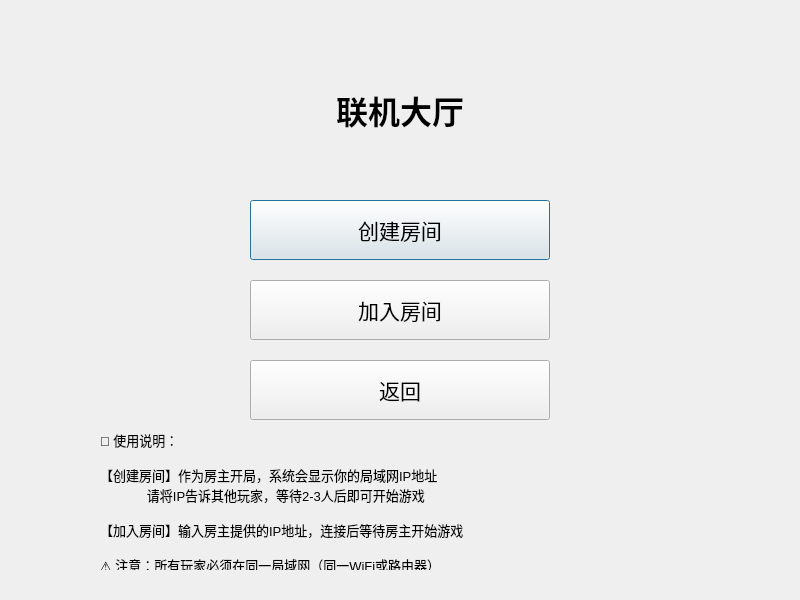
<?xml version="1.0" encoding="UTF-8"?>
<ui version="4.0">
 <class>LobbyScene</class>
 <widget class="QDialog" name="LobbyScene">
  <property name="geometry">
   <rect>
    <x>0</x>
    <y>0</y>
    <width>800</width>
    <height>600</height>
   </rect>
  </property>
  <property name="windowTitle">
   <string>联机大厅</string>
  </property>
  <widget class="QLabel" name="label">
   <property name="geometry">
    <rect>
     <x>200</x>
     <y>80</y>
     <width>400</width>
     <height>60</height>
    </rect>
   </property>
   <property name="font">
    <font>
     <family>Microsoft YaHei UI</family>
     <pointsize>24</pointsize>
     <bold>true</bold>
    </font>
   </property>
   <property name="text">
    <string>联机大厅</string>
   </property>
   <property name="alignment">
    <set>Qt::AlignCenter</set>
   </property>
  </widget>
  <widget class="QPushButton" name="createRoomBtn">
   <property name="geometry">
    <rect>
     <x>250</x>
     <y>200</y>
     <width>300</width>
     <height>60</height>
    </rect>
   </property>
   <property name="font">
    <font>
     <family>Microsoft YaHei UI</family>
     <pointsize>16</pointsize>
    </font>
   </property>
   <property name="text">
    <string>创建房间</string>
   </property>
  </widget>
  <widget class="QPushButton" name="joinRoomBtn">
   <property name="geometry">
    <rect>
     <x>250</x>
     <y>280</y>
     <width>300</width>
     <height>60</height>
    </rect>
   </property>
   <property name="font">
    <font>
     <family>Microsoft YaHei UI</family>
     <pointsize>16</pointsize>
    </font>
   </property>
   <property name="text">
    <string>加入房间</string>
   </property>
  </widget>
  <widget class="QPushButton" name="backBtn">
   <property name="geometry">
    <rect>
     <x>250</x>
     <y>360</y>
     <width>300</width>
     <height>60</height>
    </rect>
   </property>
   <property name="font">
    <font>
     <family>Microsoft YaHei UI</family>
     <pointsize>16</pointsize>
    </font>
   </property>
   <property name="text">
    <string>返回</string>
   </property>
  </widget>
  <widget class="QLabel" name="infoLabel">
   <property name="geometry">
    <rect>
     <x>100</x>
     <y>430</y>
     <width>600</width>
     <height>140</height>
    </rect>
   </property>
   <property name="font">
    <font>
     <family>Microsoft YaHei UI</family>     <pointsize>10</pointsize>
    </font>
   </property>
   <property name="text">
    <string>📖 使用说明：

【创建房间】作为房主开局，系统会显示你的局域网IP地址
             请将IP告诉其他玩家，等待2-3人后即可开始游戏

【加入房间】输入房主提供的IP地址，连接后等待房主开始游戏

⚠️ 注意：所有玩家必须在同一局域网（同一WiFi或路由器）</string>
   </property>
   <property name="alignment">
    <set>Qt::AlignLeft|Qt::AlignTop</set>
   </property>
   <property name="wordWrap">
    <bool>true</bool>
   </property>
  </widget>
 </widget>
 <resources/>
 <connections/>
</ui>
